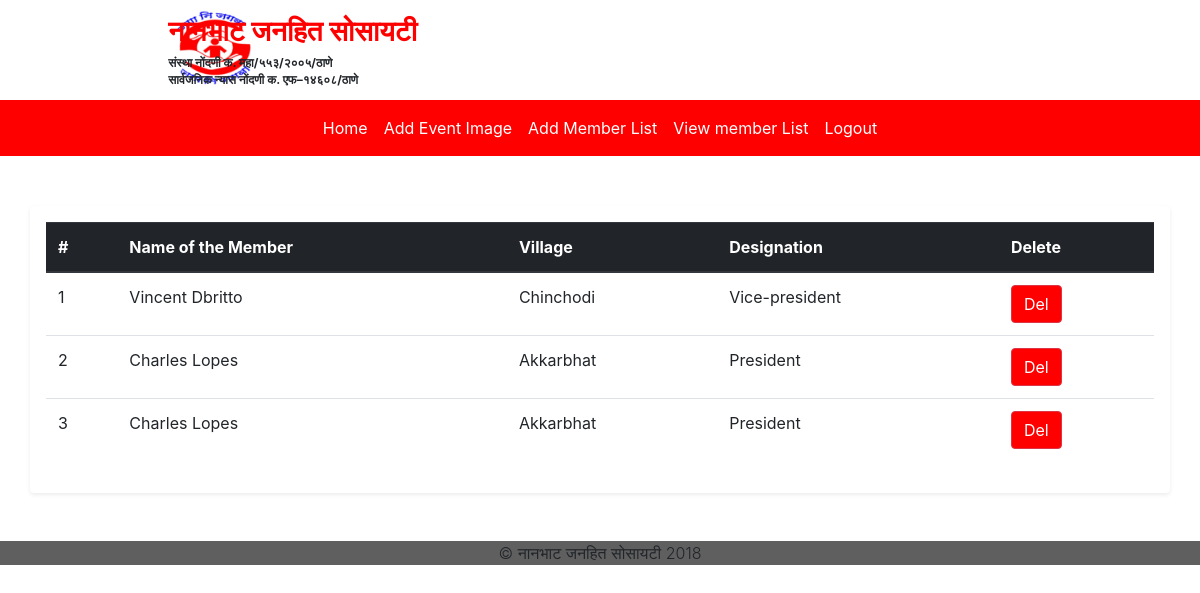
The app's page /admin/view_member.php with its own data.
### tables this page shows
CREATE TABLE IF NOT EXISTS `add_member_list` (
  `member_id` int(11) NOT NULL AUTO_INCREMENT,
  `name` varchar(254) NOT NULL,
  `village` varchar(254) NOT NULL,
  `Designation` varchar(254) NOT NULL,
  `Year` varchar(20) DEFAULT NULL,
  PRIMARY KEY (`member_id`)
);

### admin/view_member.php (the view, shortened to what this page needs)
<?php include_once 'dashboard_header.php'; include_once 'db_conn.php'; ?>
<div class="container shadow-sm p-3 mb-5 bg-white rounded" style="margin-top:50px;">
  <table class="table">
    <thead class="thead-dark">
      <tr>
        <th scope="col">#</th>
        <th scope="col">Name of the Member</th>
        <th scope="col">Village</th>
        <th scope="col">Designation</th>
        <th scope="col">Delete</th>
      </tr>
    </thead>
    <tbody id="member_table_body">
      <?php
      $sql = "select * from add_member_list";
      $result = mysqli_query($conn,$sql);
      $resultCheck = mysqli_num_rows($result);
          if($resultCheck > 0){
            $counter = 1;
            while($row = mysqli_fetch_assoc($result))
            {
               ?>
              <tr id=<?php echo $row['member_id']; ?> >
               <td><?php echo $counter; ?></td>
               <td><?php echo $row['name']; ?></td>
               <td><?php echo $row['village']; ?> </td>
               <td><?php echo $row['Designation']; ?></td>
               <td><button type="button" class="btn btn-danger" data-toggle="modal" data-target="#DeleteModal" data-mid="<?php echo $row['member_id']; ?>" style="margin:0px; background-color:#fe0000; color:#fff;">Del</button></td>
             </tr>
             <?php
               $counter ++;
          }
      }
      ?>
    </tbody>
  </table>
</div>
  <div class="" style="background-color:#5F5F5F;" align=center>
          <p style="font-size:16px;" class="lead">&#169; नानभाट जनहित सोसायटी 2018</p>
        </div>
      </body>
  </html>

### records on screen
add_member_list: name "Vincent Dbritto", village "Chinchodi", Designation "Vice-president"
add_member_list: name "Charles Lopes", village "Akkarbhat", Designation "President"
add_member_list: name "Charles Lopes", village "Akkarbhat", Designation "President"
